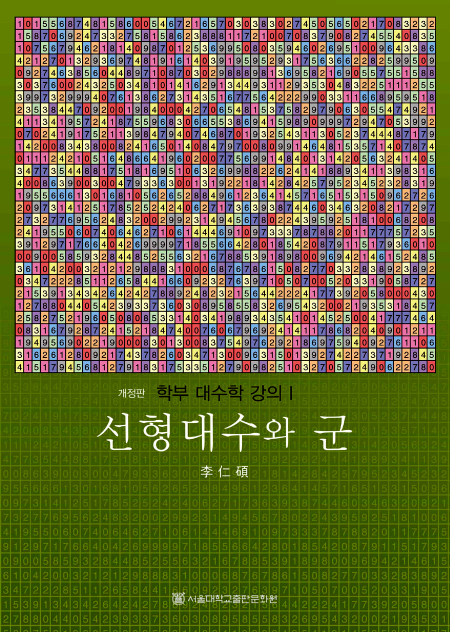
#> input picture code/linear.jpg, 900 x 1264 px, found by its file name (shown at 1/2 size)
$ jupyter execute --allow-errors deep_hw2.ipynb
#> lines starting #> are read from the running program, lines starting #| are printed output that depends on the picture
# Deep Learning study toy Project 1

백준 문제중에 Linear Algebra and Group 이라는 문제가 있다.

아주 단순한 문제로 "선형대수와 군"(이인석, 개정판)의 사진에 있는 모든 그림의 숫자를 합하면 되는 문제다.

자세한 문제는 [이곳을 참고하자](https://www.acmicpc.net/problem/15636)

> 문제를 확인했다면 ["선형대수와 군" 책의 사진을 보자](http://image.aladin.co.kr/product/5972/77/letslook/8952117441_f.jpg)

이 문제를 풀기 위해 고민하던 우리는 딥러닝 스터디에서 MNIST를 배운 기억을 떠올렸다.

MNIST를 활용해서 문제를 풀어보자

> 참고로 지금부터 코드는 파이썬 3.6를 권장한다.<br>
> 만일 주피터 노트북의 파이썬이 3.6버전이 아니라면<br>
> conda install python=3.6 명령어를 이용하여 버전을 변경시키자

# Problem 1

### 이미지 가져오기

우리는 선형대수와 군 책을 가지고 있지않다. 따라서 이미지를 가져와야 하는데 마우스 오른쪽 클릭하여 이미지를 가져오기엔 체면이 살지 않는다. <br>
웹 스크래핑 실습때 배운 이미지 추출을 복습할겸 한번 가볍게 써보자

참고로 이미지를 가져올 주소는 http://image.aladin.co.kr/product/5972/77/letslook/8952117441_f.jpg 를 이용하면 된다.

이미지는 images 폴더 내부에 linear.jpg 라는 파일명으로 만들자.

##### 참고: urllib 함수는 파이썬 내장함수이다. 별로도 설치할 필요 없다.

[cell 1]
from urllib.request import urlretrieve
import os

# 만일 images 폴더가 존재하지 않으면 해당 폴더를 만든다.
if not os.path.isdir('images'):
    os.mkdir('images')

# insert your code

### 이미지 실행시키기

이미지가 제대로 가져와졌는지 실행시켜보자.<br>
이미지를 실행시키기 위해 PIL이라는 모듈을 사용하겠다. PIL은 이미지를 가공하기 좋은 모듈이다.

##### 만일 아래 코드가 실행이 되지 않는다면 다음 명령어로 모듈을 설치하기 바란다.<br>
> conda install PIL

[cell 2]
from PIL import Image
import PIL.ImageOps

img = Image.open("./images/linear.jpg")
#> img is the input picture: PIL image 900x1264 RGB; mean R, G, B 109, 107.6, 59.9
img.show()

이미지가 정상적으로 나왔다면 성공적으로 가져온 것이다. 이제 모든 준비가 끝났다.

# Problem 2

### Image Cropping

#### EXAMPLE
이미지를 가져왔다면 이제 알맞은 크기로 잘라야 한다.<br>
우선 간단한 예제로 이미지를 잘라보자.

[cell 3]
# 우선 이미지를 가져온다.
img = Image.open("./images/linear.jpg")

# 자를 이미지의 좌상단과 우하단의 (x1, y2, x2, y2) 좌표로 bounding box를 만든다.
# 위치를 모를 경우 그림판이나 다른 툴을 이용하면 좌표를 알 수 있다.
# 아래 좌표는 예시이다.
area = (30, 34, 871, 745)

# 선택한 좌표를 가지고 crop 함수를 이용해 자른다.
cropped_img = img.crop(area)
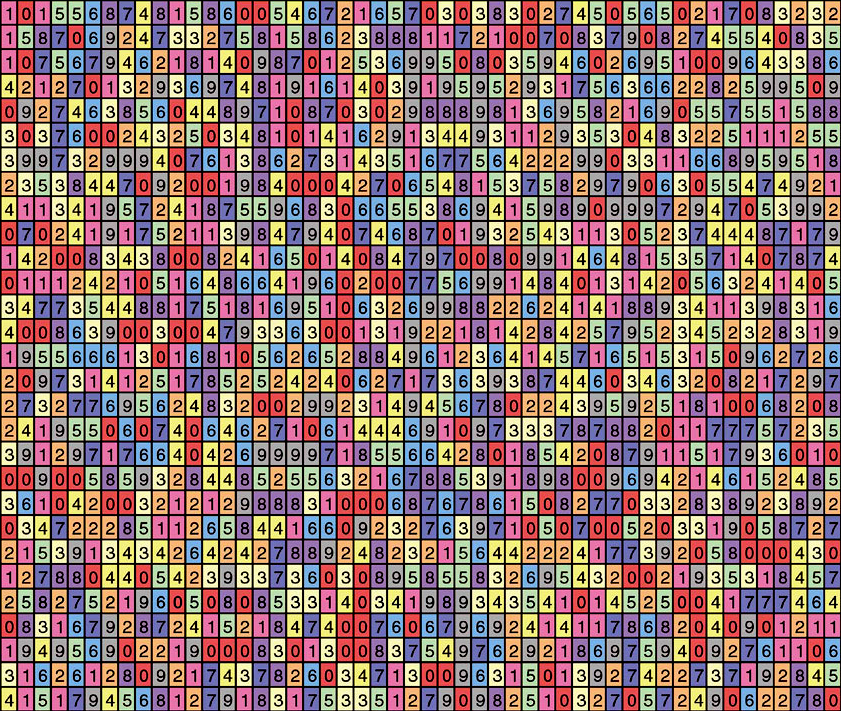
#> cropped_img: PIL image 841x711 RGB; mean R, G, B 142.3, 114.3, 110.5

#자른 이미지를 확인해본다.
cropped_img.show()

#자른 이미지를 저장한다.
path = './images/'
name = 'test'
cropped_img.save(path + name + '.png')
